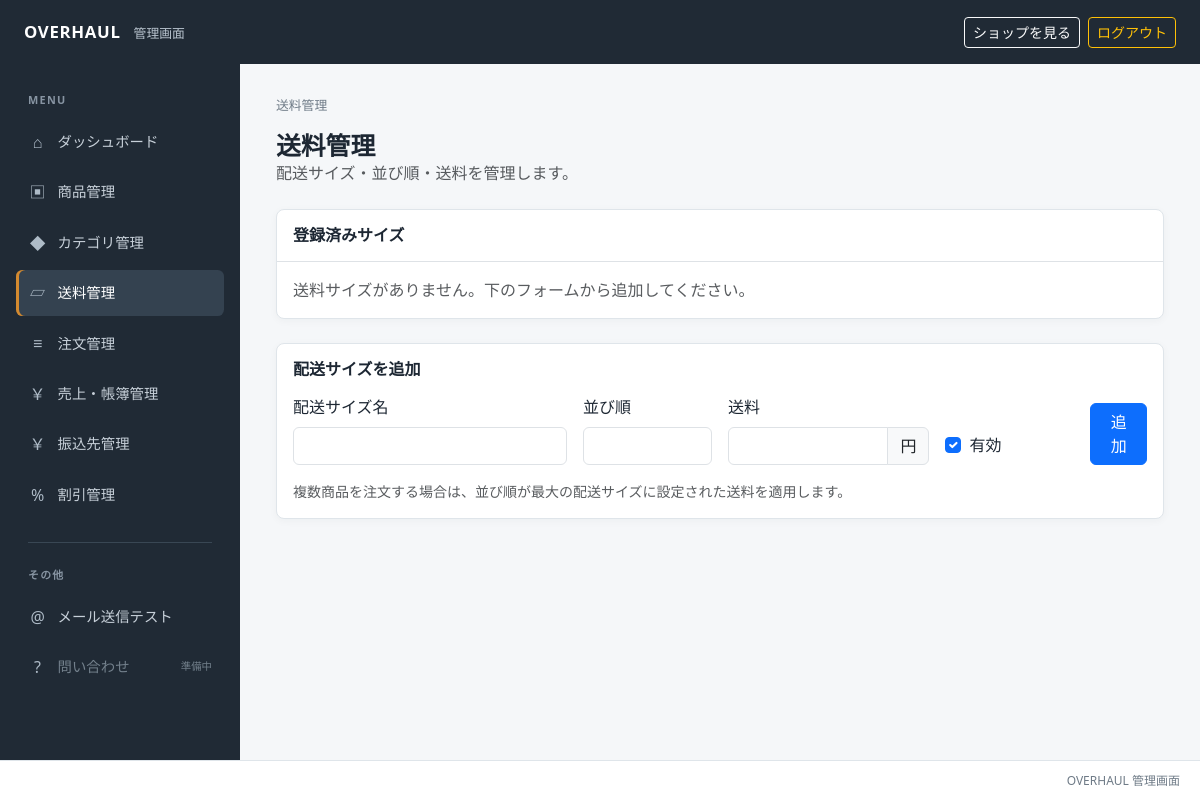
/admin/shipping-rates.php (signed in), run on an earlier commit of the app's database.
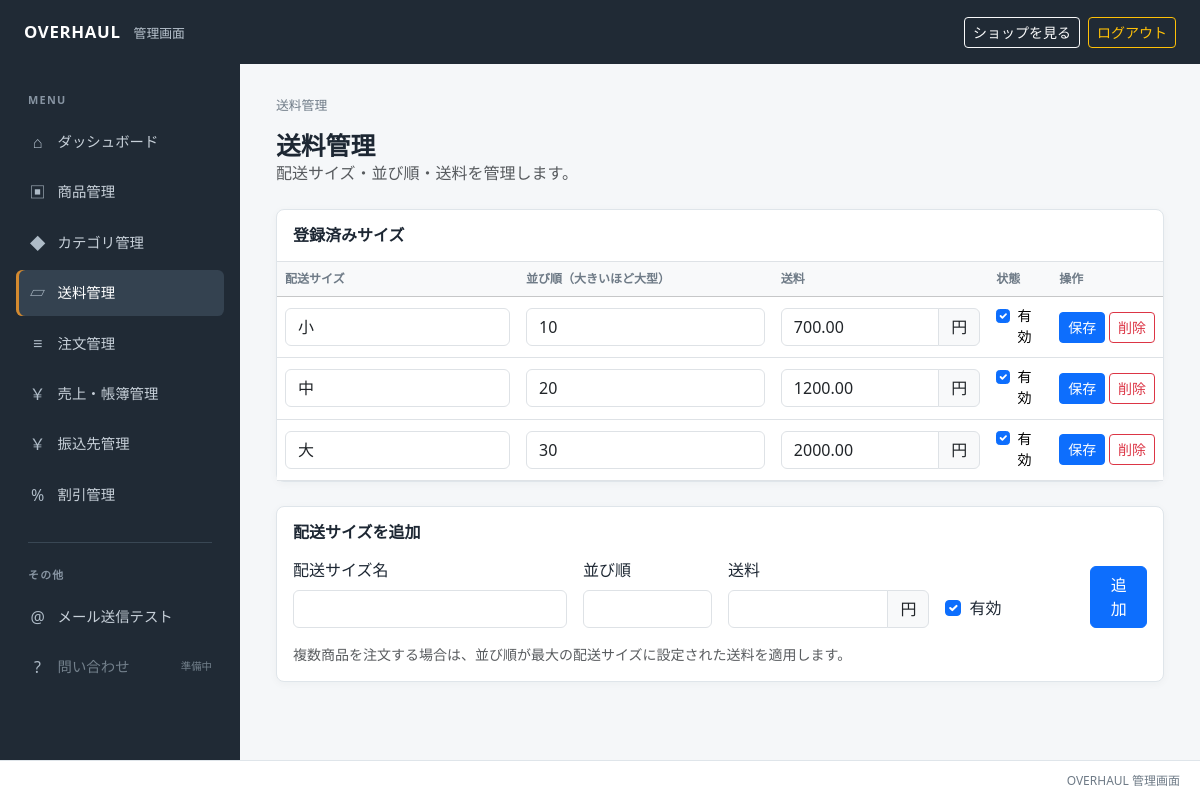
And on a later commit of the database.
### tables this page shows
CREATE TABLE shipping_rates (
    shipping_rate_id INT UNSIGNED AUTO_INCREMENT PRIMARY KEY,

    shipping_size VARCHAR(100) NOT NULL,
    sort_order INT UNSIGNED NOT NULL DEFAULT 0,
    shipping_fee DECIMAL(10,2) NOT NULL,
    is_active BOOLEAN NOT NULL DEFAULT TRUE,

    created_at DATETIME NOT NULL DEFAULT CURRENT_TIMESTAMP,
    updated_at DATETIME NOT NULL DEFAULT CURRENT_TIMESTAMP
        ON UPDATE CURRENT_TIMESTAMP,

    UNIQUE KEY uk_shipping_rates_size (shipping_size),
    UNIQUE KEY uk_shipping_rates_sort_order (sort_order),
    INDEX idx_shipping_rates_order (sort_order, shipping_rate_id)
);

### config/config.php (called while the page is built, shortened)
<?php
$envFile = __DIR__ . '/../.env';
return [
    'app' => [
        'base_url' => getenv('BASE_URL') ?: '/',
    ],
    'site' => [
        'name' => getenv('SITE_NAME') ?: 'OVERHAUL',
        'url' => getenv('SITE_URL') ?: '',
        'contact_email' => getenv('CONTACT_EMAIL') ?: (getenv('SMTP_USERNAME') ?: ''),
    ],
    'db' => [
        'host'     => getenv('DB_HOST') ?: '127.0.0.1',
        'port'     => getenv('DB_PORT') ?: '3306',
        'name'     => getenv('DB_NAME') ?: 'cycle_ec',
        'user'     => getenv('DB_USER') ?: 'root',
        'password' => getenv('DB_PASSWORD') ?: '',
        'charset'  => 'utf8mb4',
    ],
    'products' => [
        'per_page' => 10,
    ],
    'mail' => [
        'from' => getenv('MAIL_FROM') ?: 'no-reply@example.com',
    ],
    'smtp' => [
        'host' => getenv('SMTP_HOST') ?: 'smtp.gmail.com',
        'port' => (int) (getenv('SMTP_PORT') ?: 587),
        'username' => getenv('SMTP_USERNAME') ?: '',
        'password' => getenv('SMTP_PASSWORD') ?: '',
        'encryption' => getenv('SMTP_ENCRYPTION') ?: 'tls',
        'from_address' => getenv('SMTP_FROM_ADDRESS') ?: (getenv('SMTP_USERNAME') ?: ''),
        'from_name' => getenv('SMTP_FROM_NAME') ?: 'OVERHAUL',
    ],
];

### src/Database.php (called while the page is built, shortened)
<?php
class Database
{
    private static ?PDO $connection = null;
    public static function getConnection(): PDO
    {
        if (self::$connection === null) {
            $config = require __DIR__ . '/../config/config.php';
            $db = $config['db'];
            $dsn = sprintf(
                'mysql:host=%s;port=%s;dbname=%s;charset=%s',
                $db['host'],
                $db['port'],
                $db['name'],
                $db['charset']
            );
            self::$connection = new PDO($dsn, $db['user'], $db['password'], [
                PDO::ATTR_ERRMODE            => PDO::ERRMODE_EXCEPTION,
                PDO::ATTR_DEFAULT_FETCH_MODE => PDO::FETCH_ASSOC,
                PDO::ATTR_EMULATE_PREPARES   => false,
            ]);
        }
        return self::$connection;
    }
}

### src/ShippingRate.php (called while the page is built, shortened)
<?php
require_once __DIR__ . '/Database.php';
final class ShippingRate
{
    public static function all(): array
    {
        $stmt = Database::getConnection()->query(
            'SELECT shipping_rate_id, shipping_size, sort_order, shipping_fee, is_active
             FROM shipping_rates
             ORDER BY sort_order ASC, shipping_rate_id ASC'
        );
        return $stmt->fetchAll(PDO::FETCH_ASSOC);
    }
}

### public/admin/shipping-rates.php (the view, shortened to what this page needs)
<?php
require_once __DIR__ . '/../../src/ShippingRate.php';
$formValues = [
    'shipping_size' => '',
    'sort_order' => '',
    'shipping_fee' => '',
    'is_active' => true,
];
function h(?string $value): string
{
    return htmlspecialchars($value ?? '', ENT_QUOTES, 'UTF-8');
}
try {
    $rates = ShippingRate::all();
} catch (PDOException $exception) {
    error_log('Shipping rate list fetch failed: ' . $exception->getMessage());
    http_response_code(500);
    exit('送料マスタの取得に失敗しました。先にDBマイグレーションを適用してください。');
}
$activeMenu = 'shipping-rates';
$breadcrumbs = [['label' => '送料管理']];
require __DIR__ . '/includes/header.php';
?>
<div class="admin-page-header">
    <div><h1>送料管理</h1><p class="text-muted mb-0">配送サイズ・並び順・送料を管理します。</p></div>
</div>
<section class="admin-card bg-white mb-4">
    <div class="p-3 border-bottom"><h2 class="admin-section-title mb-0">登録済みサイズ</h2></div>
    <?php if ($rates === []): ?>
        <p class="p-3 mb-0 text-muted">送料サイズがありません。下のフォームから追加してください。</p>
    <?php else: ?>
        <div class="table-responsive">
            <table class="table admin-table align-middle mb-0">
                <thead class="table-light"><tr><th>配送サイズ</th><th>並び順（大きいほど大型）</th><th>送料</th><th>状態</th><th>操作</th></tr></thead>
                <tbody>
                <?php foreach ($rates as $rate): ?>
                    <tr>
                        <?php $rateFormId = 'shipping-rate-' . (int) $rate['shipping_rate_id']; ?>
                        <td><form method="post" id="<?= h($rateFormId) ?>">
                            <input class="form-control" name="shipping_size" maxlength="100" value="<?= h((string) $rate['shipping_size']) ?>" required>
                        </form></td>
                        <td><input class="form-control" form="<?= h($rateFormId) ?>" type="number" name="sort_order" min="0" step="1" value="<?= (int) $rate['sort_order'] ?>" required></td>
                        <td><div class="input-group"><input class="form-control" form="<?= h($rateFormId) ?>" type="number" name="shipping_fee" min="0" max="99999999.99" step="0.01" value="<?= h((string) $rate['shipping_fee']) ?>" required><span class="input-group-text">円</span></div></td>
                        <td>
                            <div class="form-check"><input class="form-check-input" form="<?= h($rateFormId) ?>" type="checkbox" name="is_active" value="1" <?= (int) $rate['is_active'] === 1 ? 'checked' : '' ?>><label class="form-check-label">有効</label></div>
                        </td>
                        <td class="text-nowrap">
                            <button class="btn btn-sm btn-primary" form="<?= h($rateFormId) ?>" type="submit" name="action" value="update">保存</button>
                            <button class="btn btn-sm btn-outline-danger" form="<?= h($rateFormId) ?>" type="submit" name="action" value="delete" onclick="return confirm('この送料サイズを削除しますか？商品で使用中の場合は削除できません。')">削除</button>
                        </td>
                    </tr>
                <?php endforeach; ?>
                </tbody>
            </table>
        </div>
    <?php endif; ?>
</section>
<section class="admin-card bg-white p-3">
    <h2 class="admin-section-title">配送サイズを追加</h2>
    <form method="post" class="row g-3">
        <div class="col-md-4"><label class="form-label" for="new-shipping-size">配送サイズ名</label><input class="form-control" id="new-shipping-size" name="shipping_size" maxlength="100" value="<?= h((string) $formValues['shipping_size']) ?>" required></div>
        <div class="col-md-2"><label class="form-label" for="new-sort-order">並び順</label><input class="form-control" type="number" id="new-sort-order" name="sort_order" min="0" step="1" value="<?= h((string) $formValues['sort_order']) ?>" required></div>
        <div class="col-md-3"><label class="form-label" for="new-shipping-fee">送料</label><div class="input-group"><input class="form-control" type="number" id="new-shipping-fee" name="shipping_fee" min="0" max="99999999.99" step="0.01" value="<?= h((string) $formValues['shipping_fee']) ?>" required><span class="input-group-text">円</span></div></div>
        <div class="col-md-2 d-flex align-items-end"><div class="form-check mb-2"><input class="form-check-input" type="checkbox" id="new-active" name="is_active" value="1" <?= !empty($formValues['is_active']) ? 'checked' : '' ?>><label class="form-check-label" for="new-active">有効</label></div></div>
        <div class="col-md-1 d-flex align-items-end"><button class="btn btn-primary" type="submit">追加</button></div>
    </form>
    <p class="form-text mb-0 mt-3">複数商品を注文する場合は、並び順が最大の配送サイズに設定された送料を適用します。</p>
</section>
<?php require __DIR__ . '/includes/footer.php'; ?>

### public/admin/includes/header.php (shortened to what this page needs)
<?php
$config = require __DIR__ . '/../../../config/config.php';
$baseUrl = $config['app']['base_url'];
$activeMenu = $activeMenu ?? '';
$breadcrumbs = $breadcrumbs ?? [];
?>
<!DOCTYPE html>
<html lang="ja">
<head>
	<link href="https://cdn.jsdelivr.net/npm/bootstrap@5.3.3/dist/css/bootstrap.min.css" rel="stylesheet">
	<link href="<?= $baseUrl ?>assets/css/admin.css" rel="stylesheet">
</head>
<body class="admin-body">
<header class="admin-header">
	<div class="container-fluid d-flex align-items-center justify-content-between px-3 px-lg-4">
		<a class="admin-brand" href="<?= $baseUrl ?>admin/index.php">OVERHAUL <span>管理画面</span></a>
		<div class="d-flex gap-2"><a class="btn btn-sm btn-outline-light" href="<?= $baseUrl ?>index.php">ショップを見る</a><a class="btn btn-sm btn-outline-warning" href="<?= $baseUrl ?>pages/logout.php">ログアウト</a></div>
	</div>
</header>
<div class="admin-shell">
	<?php require __DIR__ . '/sidebar.php'; ?>
	<main class="admin-main">
		<div class="admin-content">
			<?php if ($breadcrumbs): ?>
				<nav aria-label="breadcrumb" class="admin-breadcrumb mb-3">
					<ol class="breadcrumb mb-0">
						<?php foreach ($breadcrumbs as $breadcrumb): ?>
							<?php if (!empty($breadcrumb['url'])): ?>
								<li class="breadcrumb-item"><a href="<?= htmlspecialchars((string) $breadcrumb['url'], ENT_QUOTES, 'UTF-8') ?>"><?= htmlspecialchars((string) $breadcrumb['label'], ENT_QUOTES, 'UTF-8') ?></a></li>
							<?php else: ?>
								<li class="breadcrumb-item active" aria-current="page"><?= htmlspecialchars((string) $breadcrumb['label'], ENT_QUOTES, 'UTF-8') ?></li>
							<?php endif; ?>
						<?php endforeach; ?>
					</ol>
				</nav>
			<?php endif; ?>

### public/admin/includes/sidebar.php
<aside class="admin-sidebar" id="admin-sidebar">
    <div class="admin-sidebar-heading">MENU</div>
    <nav class="nav flex-column gap-1" aria-label="管理メニュー">
        <a class="admin-nav-link <?= $activeMenu === 'dashboard' ? 'active' : '' ?>" href="<?= $baseUrl ?>admin/index.php"><span class="admin-nav-icon">⌂</span>ダッシュボード</a>
        <a class="admin-nav-link <?= $activeMenu === 'products' ? 'active' : '' ?>" href="<?= $baseUrl ?>admin/products/index.php"><span class="admin-nav-icon">▣</span>商品管理</a>
        <a class="admin-nav-link <?= $activeMenu === 'categories' ? 'active' : '' ?>" href="<?= $baseUrl ?>admin/category/categories.php"><span class="admin-nav-icon">◆</span>カテゴリ管理</a>
        <a class="admin-nav-link <?= $activeMenu === 'shipping-rates' ? 'active' : '' ?>" href="<?= $baseUrl ?>admin/shipping-rates.php"><span class="admin-nav-icon">▱</span>送料管理</a>
        <a class="admin-nav-link <?= $activeMenu === 'orders' ? 'active' : '' ?>" href="<?= $baseUrl ?>admin/order/index.php"><span class="admin-nav-icon">≡</span>注文管理</a>
        <a class="admin-nav-link <?= $activeMenu === 'accounting' ? 'active' : '' ?>" href="<?= $baseUrl ?>admin/accounting/index.php"><span class="admin-nav-icon">￥</span>売上・帳簿管理</a>
        <a class="admin-nav-link <?= $activeMenu === 'bank-transfer' ? 'active' : '' ?>" href="<?= $baseUrl ?>admin/bank-transfer.php"><span class="admin-nav-icon">￥</span>振込先管理</a>
        <a class="admin-nav-link <?= $activeMenu === 'discounts' ? 'active' : '' ?>" href="<?= $baseUrl ?>admin/discounts.php"><span class="admin-nav-icon">%</span>割引管理</a>
    </nav>
    <div class="admin-sidebar-divider"></div>
    <div class="admin-sidebar-heading">その他</div>
    <nav class="nav flex-column gap-1">
        <a class="admin-nav-link <?= $activeMenu === 'mail' ? 'active' : '' ?>" href="<?= $baseUrl ?>admin/mail_test.php"><span class="admin-nav-icon">@</span>メール送信テスト</a>
        <span class="admin-nav-link disabled"><span class="admin-nav-icon">?</span>問い合わせ <small>準備中</small></span>
    </nav>
</aside>

### public/admin/includes/footer.php (shortened to what this page needs)
		</div>
	</main>
</div>
<footer class="admin-footer">
	<span>OVERHAUL 管理画面</span>
</footer>
</body>
</html>

### public/assets/css/admin.css (style rules this page uses)
:root { --admin-ink: #1d2733; --admin-muted: #6f7b87; --admin-line: #dfe5ea; --admin-bg: #f5f7f9; --admin-sidebar: #202a35; --admin-accent: #d48a2f; }
.admin-body { min-height: 100vh; background: var(--admin-bg); color: var(--admin-ink); }
.admin-header { height: 64px; display: flex; align-items: center; background: var(--admin-sidebar); color: #fff; }
.admin-brand { color: #fff; text-decoration: none; font-size: 1.05rem; font-weight: 700; letter-spacing: .04em; }
.admin-brand span { margin-left: .5rem; color: #b9c4cf; font-size: .8rem; font-weight: 400; letter-spacing: 0; }
.admin-shell { display: flex; min-height: calc(100vh - 104px); }
.admin-sidebar { flex: 0 0 240px; padding: 1.5rem 1rem; background: var(--admin-sidebar); color: #c7d0d9; }
.admin-sidebar-heading { margin: .25rem .75rem .65rem; color: #8794a2; font-size: .68rem; font-weight: 700; letter-spacing: .12em; }
.admin-sidebar-divider { margin: 1.5rem .75rem; border-top: 1px solid #394754; }
.admin-nav-link { display: flex; align-items: center; gap: .65rem; padding: .7rem .75rem; border-radius: .4rem; color: #c7d0d9; text-decoration: none; font-size: .9rem; }
.admin-nav-link:hover, .admin-nav-link.active { background: #344250; color: #fff; }
.admin-nav-link.active { box-shadow: inset 3px 0 var(--admin-accent); }
.admin-nav-link.disabled { color: #73808c; cursor: default; }
.admin-nav-link small { margin-left: auto; font-size: .65rem; }
.admin-nav-icon { width: 1.2rem; color: #aebbc7; text-align: center; font-size: 1rem; }
.admin-main { flex: 1; min-width: 0; }
.admin-content { width: min(1280px, 100%); margin: 0 auto; padding: 2rem clamp(1rem, 3vw, 2.5rem); }
.admin-breadcrumb .breadcrumb-item, .admin-breadcrumb a { color: var(--admin-muted); font-size: .8rem; text-decoration: none; }
.admin-footer { height: 40px; padding: .7rem 1.25rem; color: var(--admin-muted); background: #fff; border-top: 1px solid var(--admin-line); font-size: .75rem; text-align: right; }
.admin-page-header { display: flex; align-items: center; justify-content: space-between; gap: 1rem; margin-bottom: 1.5rem; }
.admin-page-header h1 { margin: 0; font-size: 1.55rem; font-weight: 700; }
.admin-section-title { margin: 0 0 1rem; font-size: 1rem; font-weight: 700; }
.admin-card { border: 1px solid var(--admin-line); border-radius: .5rem; box-shadow: 0 2px 8px rgba(29,39,51,.04); }
.admin-table th { color: var(--admin-muted); font-size: .75rem; font-weight: 700; white-space: nowrap; }
.admin-table td { font-size: .88rem; }

What changed in the data, as far as the page shows it:
added shipping_rates: shipping_size "小", sort_order "10", shipping_fee "700.00", is_active "☑"
added shipping_rates: shipping_size "中", sort_order "20", shipping_fee "1200.00", is_active "☑"
added shipping_rates: shipping_size "大", sort_order "30", shipping_fee "2000.00", is_active "☑"
Also different on the page:
text no longer shown: "送料サイズがありません。下のフォームから追加してください。"
text now shown: "配送サイズ 並び順（大きいほど大型） 送料 状態 操作"
